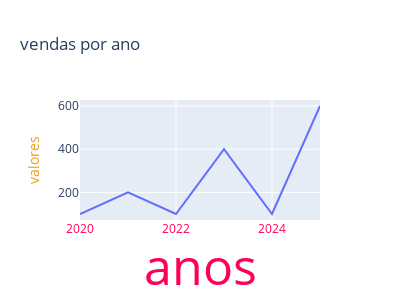

The notebook cell saved with this chart:
### Code cell
dados_x = [2020, 2021, 2022, 2023, 2024, 2025]
dados_y = [100,200,100,400,100,600]

fig = px.line(
    x=dados_x, 
    y=dados_y, 
    title="vendas por ano", 
    width=400, 
    height=300,
    )
fig.update_yaxes(title="valores", title_font_color="#f39c12")
fig.update_xaxes(color="#FF0055", title="anos", title_font_size=50)
fig.show()

### Figure 1 — Plotly figure (JSON) as saved in the notebook; plotly's stock layout.template omitted (floating-point values rounded to 4 significant figures)
{"data": [{"hovertemplate": "x=%{x}<br>y=%{y}<extra></extra>", "legendgroup": "", "line": {"color": "#636efa", "dash": "solid"}, "marker": {"symbol": "circle"}, "mode": "lines", "name": "", "orientation": "v", "showlegend": false, "type": "scatter", "x": [2020, 2021, 2022, 2023, 2024, 2025], "xaxis": "x", "y": [100, 200, 100, 400, 100, 600], "yaxis": "y"}], "layout": {"height": 300, "legend": {"tracegroupgap": 0}, "title": {"text": "vendas por ano"}, "width": 400, "xaxis": {"anchor": "y", "color": "#FF0055", "domain": [0, 1], "title": {"font": {"size": 50}, "text": "anos"}}, "yaxis": {"anchor": "x", "domain": [0, 1], "title": {"font": {"color": "#f39c12"}, "text": "valores"}}}}
